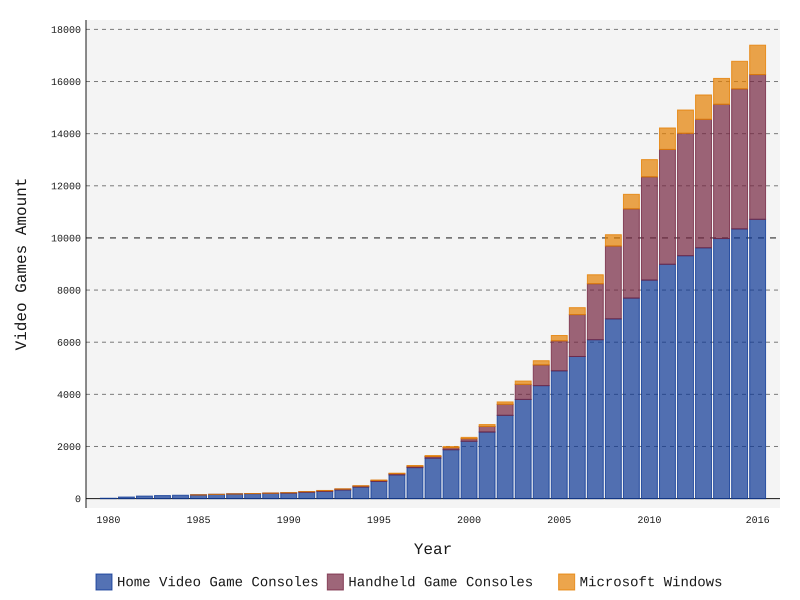

Python code for this plot:
"""
    PSIT Data Analysis Project
    Chart: Growth of Video Games Amount
    by Supakit Theanthunyakit (POKINBKK)
"""

import pandas, numpy, pygal
from pygal.style import CleanStyle
from project_module import project

data_frame = pandas.read_csv('vgsales.csv')
df_change_platform = project.platform_convert_df(data_frame)
year_pf_list = numpy.array(df_change_platform[['Year','Platform']]).tolist()

def main():
    """ Main function """
    df_change_platform = project.platform_convert_df(data_frame)
    game_type = ['Home Video Game Consoles','Handheld Game Consoles', 'Microsoft Windows']
    game_in_years = numpy.array(data_frame.groupby('Year', as_index=False).count()[['Year', 'Rank']]).tolist()
    g_in_year = numpy.array(data_frame.groupby('Year', as_index=False).count()[['Year', 'Rank']]).tolist()

    for i in range(len(game_in_years)):
        if i == 0:
            continue
        else:
            game_in_years[i][1] += game_in_years[i-1][1]

    game_in_years = project.fill_missing_year(game_in_years)

    amount_of_HVGC = pf_count_by_all('Home Video Game Consoles')
    amount_of_HHGC = pf_count_by_all('Handheld Game Consoles')
    amount_of_MSW = pf_count_by_all('Microsoft Windows')

    create_chart(amount_of_HVGC, amount_of_HHGC, amount_of_MSW)

def pf_count_by_all(platform):
    """ Count game in a specific Platform in Each year """
    amount = []
    count = 0
    for i in range(1980, 2017):
        for item in year_pf_list:
            if item[0] == i and item[1] == platform:
                count += 1
        amount.append(count)
    return amount

def create_chart(hvgc, hhgc, msw):
    """ Create chart """
    chart = pygal.StackedBar(truncate_label=5, style=CleanStyle, fill=True, dots_size=1.75, interpolate='cubic')

    chart.x_title = 'Year'
    chart.y_title = 'Video Games Amount'

    chart.x_labels = [i for i in range(1980, 2017)]
    chart.x_labels_major_count = 8
    chart.show_minor_x_labels = False
    chart.y_labels = [i for i in range(0, 18001, 2000)]

    chart.legend_at_bottom = True
    chart.legend_at_bottom_columns = 3
    chart.legend_box_size = 16

    chart.add("Home Video Game Consoles", hvgc)
    chart.add("Handheld Game Consoles", hhgc)
    chart.add("Microsoft Windows", msw)

    chart.render_to_file('growth.svg')

main()
